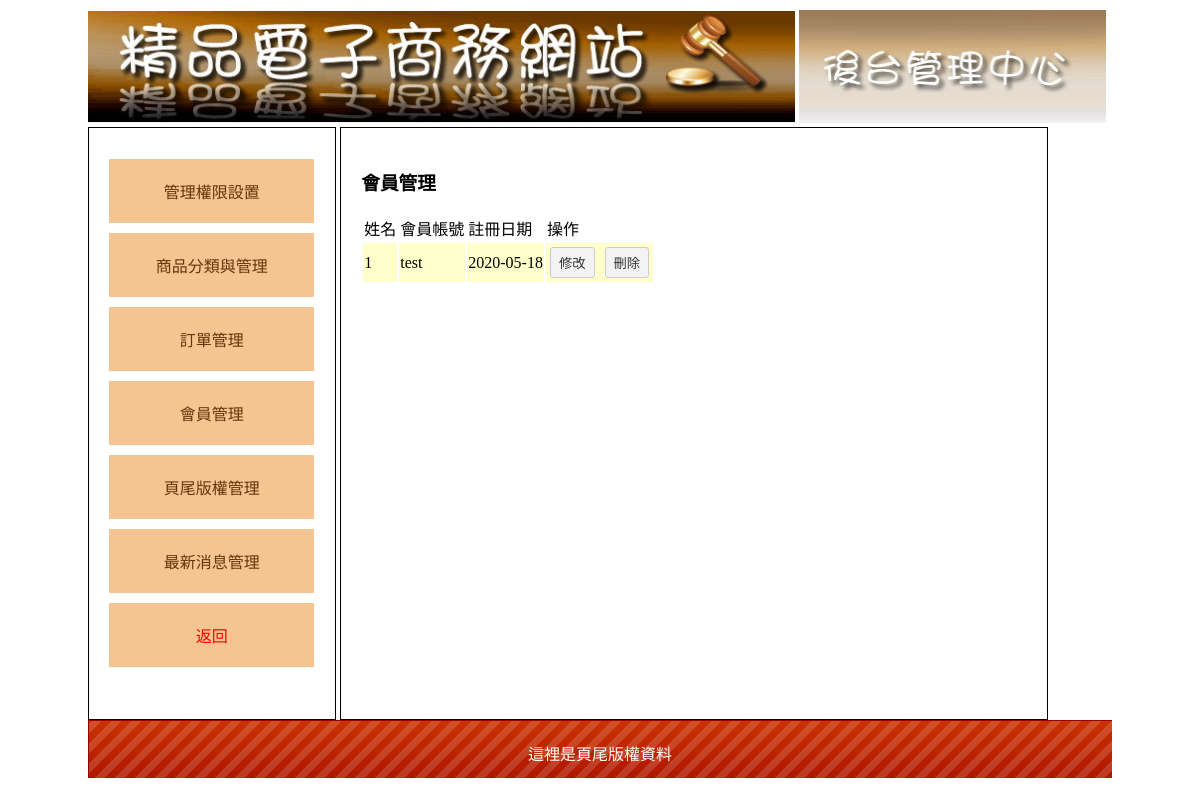
The app's page /web04/admin.php?redo=mem (signed in) with its own data.
### tables this page shows
CREATE TABLE `q4t9_user` (
  `id` int(10) UNSIGNED NOT NULL,
  `acc` text NOT NULL,
  `pwd` text NOT NULL,
  `name` text NOT NULL,
  `mail` text NOT NULL,
  `addr` text NOT NULL,
  `tel` text NOT NULL,
  `date` date NOT NULL
);

CREATE TABLE `q4t11_footer` (
  `id` int(10) UNSIGNED NOT NULL,
  `text` text NOT NULL
);

### web04/lib.php (called while the page is built, shortened)
<?php
$db = new PDO("mysql:host=127.0.0.1;dbname=db00;charset=utf8", "root", "", null);
function select($tb, $wh)
{
  global $db;
  return $db->query("SELECT * FROM " . $tb . " WHERE " . $wh)->fetchAll();
}
function jlo($link)
{
  return "location.href='" . $link . "'";
}
$re=select("q4t11_footer",1);
$bot=$re[0]['text'];

### web04/mem.php (the view)
<h3>會員管理</h3>
<table>
  <tr>
    <td>姓名</td>
    <td>會員帳號</td>
    <td>註冊日期</td>
    <td>操作</td>
  </tr>
  <?php
  $re = select("q4t9_user", 1);
  foreach ($re as $ro) {
  ?>
    <tr bgcolor=#ffc>
      <td><?= $ro['id'] ?></a></td>
      <td><?= $ro['acc'] ?></td>
      <td><?= $ro['date'] ?></td>
      <td>
        <input type="button" value="修改" onclick="<?= jlo('?redo=memmdy&id=' . $ro['id']) ?>">
        <input type="button" value="刪除" onclick="<?= jlo('api.php?do=memdel&id=' . $ro['id']) ?>">
      </td>
    </tr>
  <?php
  }
  ?>
</table>

### web04/admin.php (shortened to what this page needs)
<?php
include "lib.php";
$re = select("q4t10_admin", "acc='" . $_SESSION['admin'] . "'");
$access = unserialize($re[0]['access']);
$main = (empty($_GET['redo'])) ? "admain" : $_GET['redo'];
?>
<!DOCTYPE html PUBLIC "-//W3C//DTD XHTML 1.0 Transitional//EN" "http://www.w3.org/TR/xhtml1/DTD/xhtml1-transitional.dtd">
<html xmlns="http://www.w3.org/1999/xhtml">
<head>
  <link href="./Manage Page_files/css.css" rel="stylesheet" type="text/css">
</head>
<body>
  <div id="main" style="width: 1024px;height: 768px;overflow-y:scroll; padding:0; margin:10px auto; border: 0;">
    <div id="top">
      <a href="?">
        <img src="./Manage Page_files/0416.jpg" style="width:69%">
      </a>
      <img src="./Manage Page_files/0417.jpg" style="width:30%">
    </div>
    <div id="left" class="ct">
      <div style="min-height:400px;">
        <a href="?redo=admain">管理權限設置</a>
        <?= ($access[0]) ? '<a href="?redo=th">商品分類與管理</a>' : '' ?>
        <?= ($access[1]) ? '<a href="?redo=order">訂單管理</a>' : '' ?>
        <?= ($access[2]) ? '<a href="?redo=mem">會員管理</a>' : '' ?>
        <?= ($access[3]) ? '<a href="?redo=bot">頁尾版權管理</a>' : '' ?>
        <?= ($access[4]) ? '<a href="#">最新消息管理</a>' : '' ?>
        <a href="api.php?do=adlogout" style="color:#f00;">返回</a>
      </div>
    </div>
    <div id="right">
      <?php include $main . ".php"; ?>
    </div>
    <div id="bottom" style="line-height:70px; color:#FFF; background:url(icon/bot.png);" class="ct">
      <?= $bot ?>
    </div>
  </div>
</body>
</html>

### web04/Manage Page_files/css.css (style rules this page uses)
body { font-family:"微軟正黑體"; }
#main { width:1034px; padding:10px; margin:20px auto 20px auto; border:#000 solid 1px; min-height:768px; }
#top a { color:#CE631C; text-decoration:none; }
#left { display:inline-block; width:20%; padding:2%; min-height:550px; vertical-align:top; border:#000 1px solid; }
#left a { display:block; padding:20px 5px 20px 5px; text-decoration:none; background:#F4C591; margin:10px auto 10px auto; color:#65350A; }
.ct { text-align:center; }
#right { display:inline-block; width:65%; padding:2%; min-height:550px; border:#000 1px solid; }
#bottom { height:70px; background-size:cover; }
input[type=text],input[type=password],input[type=submit],button,.button,input[type=reset],input[type=button],select，textarea,input[type=number] { background:#F3F3F3; border:#CCC 1px solid; border-radius:3px; padding:5px 8px 5px 8px; text-decoration:none; margin:3px; color:#333; }

### records on screen
q4t9_user: id "1", acc "test", date "2020-05-18"
q4t11_footer: text "這裡是頁尾版權資料"
